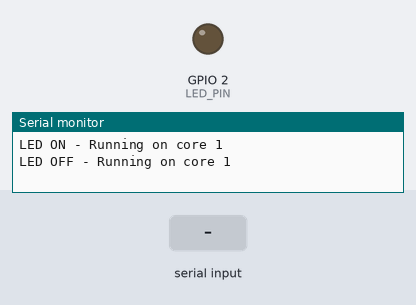
The sketch below on a simulated ESP32. On the bench: output pins drawn as LEDs (lit = HIGH), the last lines printed to the serial monitor. Dashed ring = blinking. The inputs (shaded band) are chosen by the test bench.

Above: at 1.2 s.
1.3 s: "s" received over Serial
At 1.9 s:
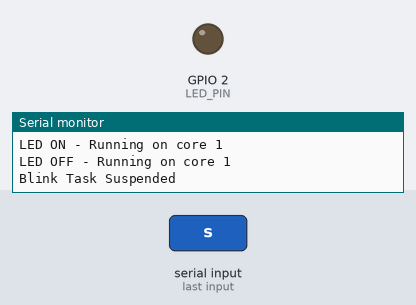
2.8 s: "r" received over Serial
At 3.6 s:
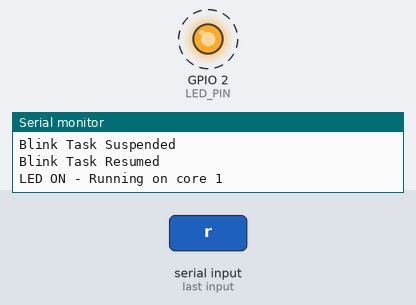
Timing chart, 0 to 11.8 s (numbered marks = the images above; inputs shaded):
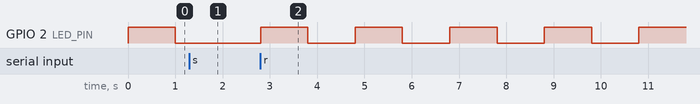

The sketch:

LED_Blink_Task_Handle.ino
```cpp
// Define onboard LED > pin-2
#define LED_PIN 2

/**
 * Creates a task handle variable to manage the `ledTask` task
 * - Used to control task lifecycle (suspend/resume/delete)
 * - Required for multi-core operations (pinning to specific cores)
 * - Initialized to NULL to indicate an invalid handle until task creation
 *
 * Example Usages:
 * 1. Delete task:       vTaskDelete(ledTaskHandle);                    // Permanently delete the task
 * 2. Suspend task:     vTaskSuspend(ledTaskHandle);                    // Pause task execution
 * 3. Resume task:      vTaskResume(ledTaskHandle);                     // Resume paused task
 * 4. Change priority:  vTaskPrioritySet(ledTaskHandle, NEW_PRIORITY);  // Set new priority level (1-24)
 * 5. Query status:     eTaskGetState(ledTaskHandle);                   // Check task state (e.g., Running/Blocked)
 *
 * Always validate handle before use:
 * if (ledTaskHandle != NULL) {
 *   // Safe to perform task operations
 * }
 */
 TaskHandle_t ledTaskHandle = NULL;

/**
 * @brief Task Function to toggle onboard LED and log core information
 *
 * This FreeRTOS task:
 * - Toggles the onboard LED (Pin 2 on esp32)
 * - Prints debug messages via Serial showing execution core
 * - Implements a 1-second interval using vTaskDelay
 * - Runs indefinitely until explicitly deleted
 *
 * @param pvParameters Pointer to task-specific parameters (unused in this task)
 *
 * @note
 * - Core affinity is enforced by xTaskCreatePinnedToCore() in setup()
 * - Requires LED_PIN to be configured as OUTPUT before task starts
 * - Uses blocking delays (vTaskDelay) to allow context switching
 * - Task handle (ledTaskHandle) enables runtime control (suspend/delete/priority change)
 *
 * Example Output:
 * "LED ON - Running on core 1"
 * "LED OFF - Running on core 1"
 */
void ledTask(void *pvParameters) {
  // Retrive core number the task is running on
  int core = xPortGetCoreID();

  for(;;) {
    digitalWrite(LED_PIN, HIGH);
    Serial.printf("LED ON - Running on core %d\n", core);
    vTaskDelay(1000 / portTICK_PERIOD_MS);

    digitalWrite(LED_PIN, LOW);
    Serial.printf("LED OFF - Running on core %d\n", core);
    vTaskDelay(1000 / portTICK_PERIOD_MS);
  }
}

/**
 * @brief Task function to handle serial commands for controlling the LED task and direct LED toggling
 *
 * This FreeRTOS task:
 * - Monitors serial input for commands 's', 'r', and 'd'
 * - Suspends or resumes the `ledTask` based on 's' and 'r' commands
 * - Toggles the LED directly when 'd' is received, regardless of `ledTask` state
 * - Prints confirmation messages via Serial
 * - Implements a 100ms polling interval using vTaskDelay
 * - Runs indefinitely on core 0 with a higher priority than `ledTask`
 *
 * @param pvParameters Pointer to task-specific parameters (unused in this task)
 *
 * @note
 * - Core affinity is enforced by xTaskCreatePinnedToCore() in setup()
 * - Runs at priority 2 to ensure responsiveness to serial input
 * - Direct LED toggling uses digitalWrite/Read, which are thread-safe in ESP32 Arduino core
 * - Task handle is not stored, so lifecycle control is not implemented for this task
 * - Uses non-blocking delays to maintain responsiveness
 *
 * Example Usage:
 * Send 's' over Serial: Suspends LED blinking
 * Send 'r' over Serial: Resumes LED blinking
 * Send 'd' over Serial: Toggles LED immediately
 */
void serialControlTask(void *parameter) {
  for(;;) {
    if(Serial.available() > 0) {
      char command = Serial.read();

      switch (command) {
        case 's':
          // suspend blink task
          vTaskSuspend(ledTaskHandle);
          Serial.println("Blink Task Suspended");
          break;

        case 'r':
          // Resume blink task
          vTaskResume(ledTaskHandle);
          Serial.println("Blink Task Resumed");
          break;

        case 'd':
          // Toggle LED directly (works even when task is suspended)
          digitalWrite(LED_PIN, !digitalRead(LED_PIN));
          Serial.println("LED toggled directly");
          break;
      }
    }

    vTaskDelay(100 / portTICK_PERIOD_MS);
  }
}

/**
 * @brief Initializes system components and launches FreeRTOS tasks
 *
 * This setup function performs critical initialization steps:
 * - Enables high-speed serial communication (115200 baud)
 * - Configures LED pin as digital output and turns off LED at startup
 * - Creates and pins two FreeRTOS tasks:
 *   1. `ledTask` on core 1 for LED control
 *   2. `serialControlTask` on core 0 for handling serial commands
 *
 * @details
 * - Both tasks use 2048-byte stacks and have distinct priorities:
 *   - LED Task: Priority 1 (standard)
 *   - Control Task: Priority 2 (higher for input responsiveness)
 * - Core assignments ensure parallel execution:
 *   - Core 0: Handles serial commands and Arduino loop()
 *   - Core 1: Dedicated to LED blinking operations
 * - ledTaskHandle provides explicit control over LED task lifecycle
 * - Serial control task runs indefinitely without a stored handle
 *
 * Task Creation Parameters:
 * xTaskCreatePinnedToCore(task_function, "name", stack_size, params, priority, handle, core)
 */
void setup() {
  Serial.begin(115200);           // Baud Rate
  pinMode(LED_PIN, OUTPUT);       // Pin Configuration
  digitalWrite(LED_PIN, LOW);     // Turn Off LED At Startup

  xTaskCreatePinnedToCore(
    ledTask,          // Task Function
    "LED Task",       // Task Name
    2048,             // Stack Size
    NULL,             // Parameters
    1,                // Priority
    &ledTaskHandle,   // Handle
    1                 // Core 1
  );

  xTaskCreatePinnedToCore(
    serialControlTask,// Task Function
    "Control Task",   // Task Name
    2048,             // Stack Size
    NULL,             // Parameters
    2,                // Higher Priority
    NULL,             // No handle storage
    0                 // Core 0
  );
}

/**
 * @brief Main loop remains empty as tasks handle all functionality
 *
 * FreeRTOS scheduler manages task execution automatically.
 * No application logic required here due to task-based design.
 */
void loop() {
  // Empty loop - all the work is done in the task
}
```

Measured:
- after the input at 1.3 s, GPIO 2 (LED_PIN): stays LOW (without the input it goes to HIGH after 0.70 s)
- after the input at 2.8 s, GPIO 2 (LED_PIN): alternates HIGH for 1.0 s and LOW for 1.0 s, starting at once
